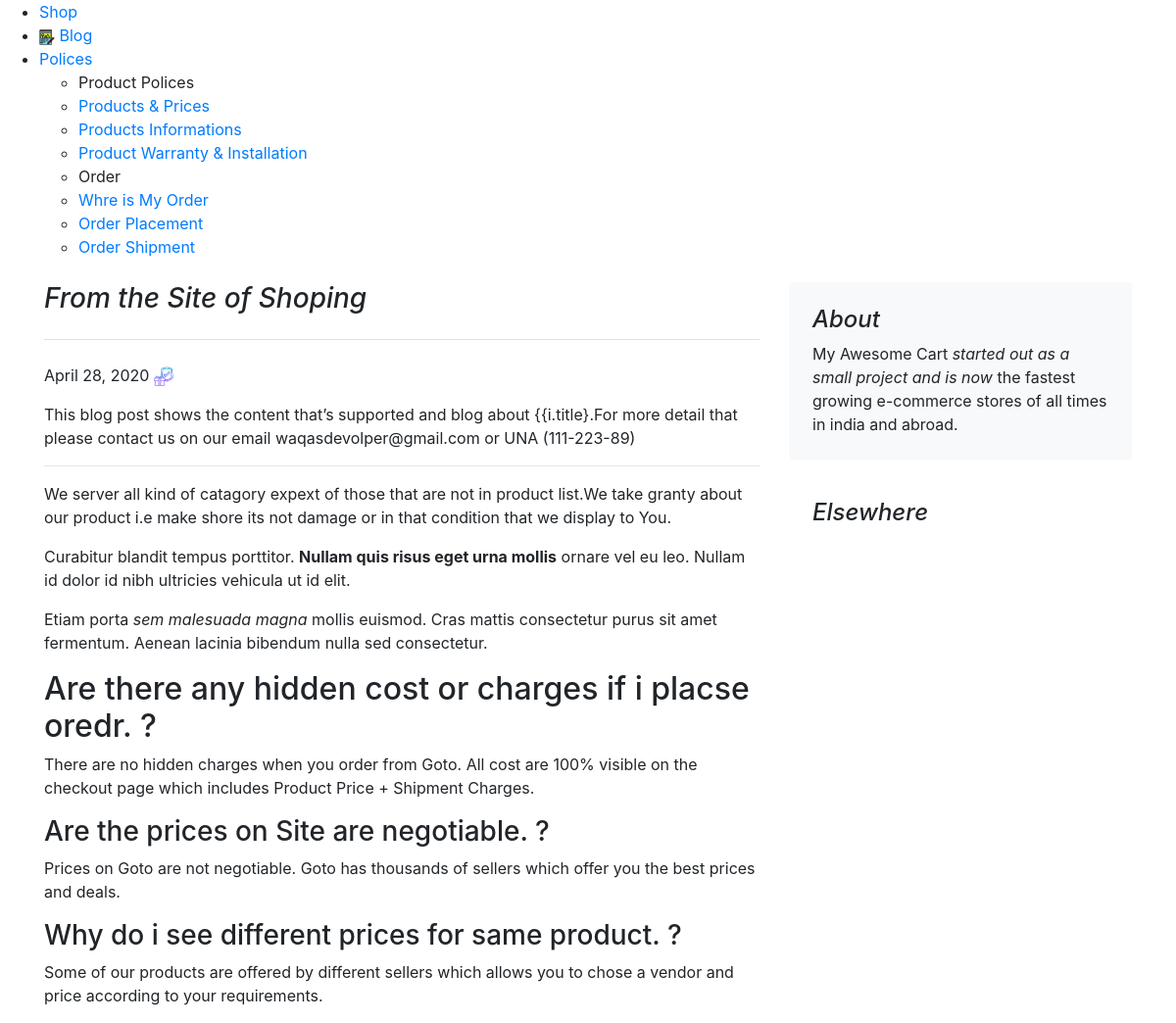
Page /Blog/blogpost/1/ on the committed database.
### Blog/models.py (models this page shows)
class Blogpost(models.Model):
    post_id = models.AutoField(primary_key=True)
    Head_title = models.CharField(max_length=50,default='')
    title = models.CharField(max_length=50)
    head0 = models.CharField(max_length=500, default="")
    chead0 = models.CharField(max_length=5000, default="")
    head1 = models.CharField(max_length=500, default="")
    chead1 = models.CharField(max_length=5000, default="")
    head2 = models.CharField(max_length=500, default="")
    chead2 = models.CharField(max_length=5000, default="")
    pub_date = models.DateField()
    thumbnail = models.ImageField(upload_to='shop/images', default="")
    def __str__(self):
        return self.title

### Blog/views.py (the view)
# urls.py: path("blogpost/<int:pid>/", views.blogpost, name="blogHome")
def blogpost(request,pid):
    DBpost= models.Blogpost.objects.filter(post_id=pid)
    print(DBpost)
    DBDictict = {'post':DBpost}
    return render(request, 'Blog/blogpost.html',DBDictict)

### Blog/templates/blog/blogpost.html (shortened to what this page needs)
{% extends 'blog/basic.html' %} {% block body %}
<div class="container">
    <div class="row mt-4">
        <div class="col-md-8 blog-main">
            <h3 class="pb-4 mb-4 font-italic border-bottom">
                From the Site of Shoping
            </h3>
            {% for i in post %}
            <div class="blog-post">
                <p class="blog-post-meta">{{i.pub_date}} <span><img src="/media/{{i.thumbnail}}" alt="thumbnail" width="20px" height="20px"></span></p>
                <p>This blog post shows the content that’s supported and blog about {{i.title}.For more detail that please contact us on our email waqasdevolper@gmail.com or UNA (111-223-89)</p>
                <hr>
                <p>We server all kind of catagory expext of those that are not in product list.We take granty about our product i.e make shore its not damage or in that condition that we display to You.</p>
                <blockquote>
                    <p>Curabitur blandit tempus porttitor. <strong>Nullam quis risus eget urna mollis</strong> ornare vel eu leo. Nullam id dolor id nibh ultricies vehicula ut id elit.</p>
                </blockquote>
                <p>Etiam porta <em>sem malesuada magna</em> mollis euismod. Cras mattis consectetur purus sit amet fermentum. Aenean lacinia bibendum nulla sed consectetur.</p>
                <h2>{{i.head0}}</h2>
                <p>{{i.chead0}}</p>
                <h3>{{i.head1}}</h3>
                <p>{{i.chead1}}</p>
                <h3>{{i.head2}}</h3>
                <p>{{i.chead2}}</p>
            </div>
            {% endfor %}
        </div>
        <aside class="col-md-4 blog-sidebar">
            <div class="p-4 mb-3 bg-light rounded">
                <h4 class="font-italic">About</h4>
                <p class="mb-0">My Awesome Cart <em>started out as a small project and is now</em> the fastest growing e-commerce stores of all times in india and abroad.</p>
            </div>
            <div class="p-4">
                <h4 class="font-italic">Elsewhere</h4>
            </div>
        </aside>
    </div>
</div>
{% endblock %}

### rows in the picture
Blogpost: pub_date "April 28, 2020", thumbnail (picture), head0 "Are there any hidden cost or charges if i placse oredr. ?", chead0 "There are no hidden charges when you order from Goto. All cost are 100% visible on the checkout page which includes Product Price + Shipment Charges.", head1 "Are the prices on Site are negotiable. ?", chead1 "Prices on Goto are not negotiable. Goto has thousands of sellers which offer you the best prices and deals.", head2 "Why do i see different prices for same product. ?", chead2 "Some of our products are offered by different sellers which allows you to chose a vendor and price according to your requirements."
